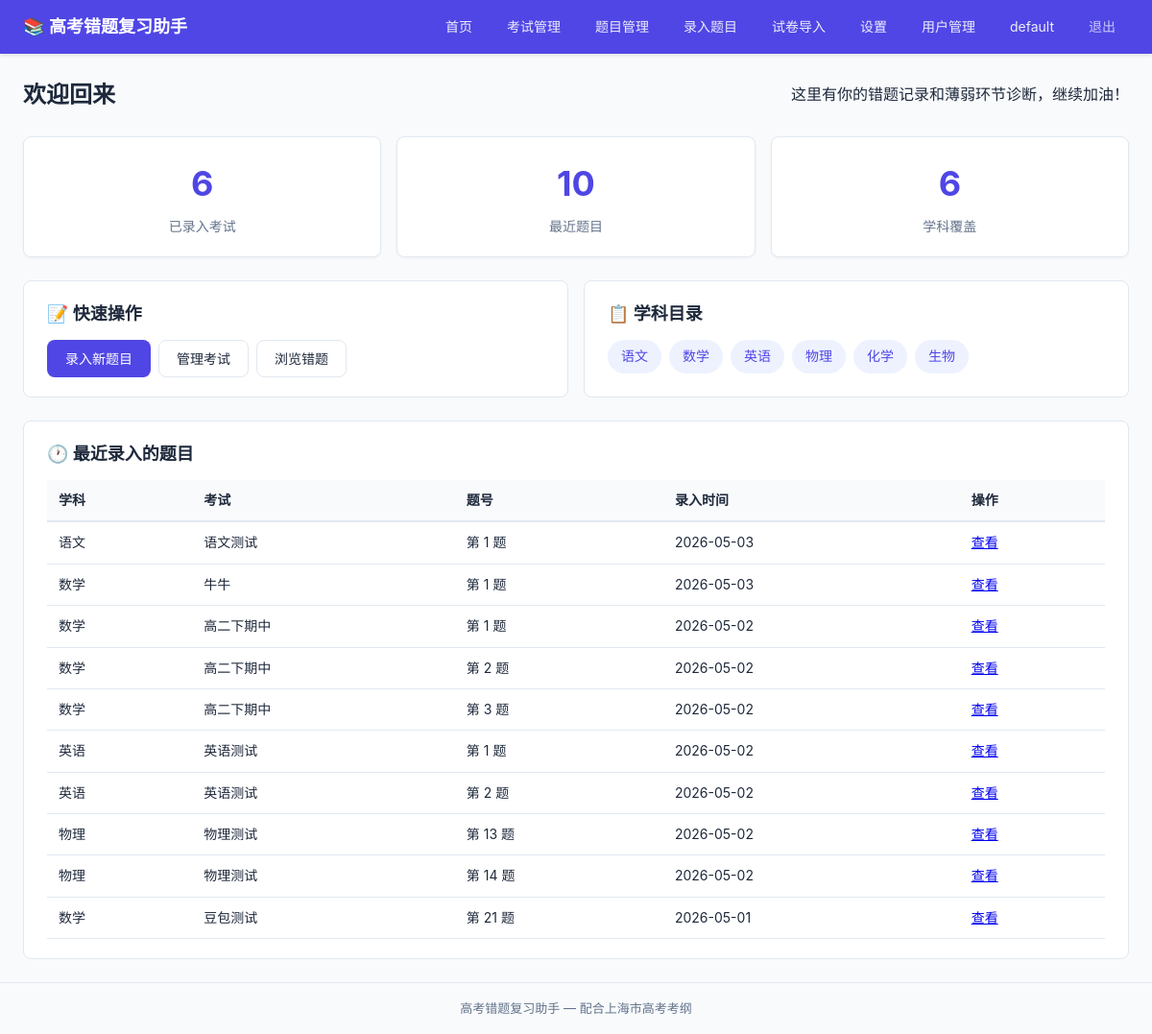
The page / (signed in) on the database its author committed.
### tables this page shows
CREATE TABLE users (
            id            INTEGER PRIMARY KEY AUTOINCREMENT,
            username      TEXT    NOT NULL UNIQUE,
            password_hash TEXT    NOT NULL,
            created_at    TIMESTAMP DEFAULT CURRENT_TIMESTAMP
        , is_admin INTEGER NOT NULL DEFAULT 0, must_change_password INTEGER NOT NULL DEFAULT 0);

CREATE TABLE subjects (
            id          INTEGER PRIMARY KEY AUTOINCREMENT,
            name        TEXT    NOT NULL UNIQUE,
            created_at  TIMESTAMP DEFAULT CURRENT_TIMESTAMP
        );

CREATE TABLE questions (
            id              INTEGER PRIMARY KEY AUTOINCREMENT,
            exam_id         INTEGER NOT NULL REFERENCES exams(id) ON DELETE CASCADE,
            question_number TEXT    NOT NULL,
            stem            TEXT,
            image_path      TEXT,
            created_at      TIMESTAMP DEFAULT CURRENT_TIMESTAMP,
            updated_at      TIMESTAMP DEFAULT CURRENT_TIMESTAMP
        , user_id INTEGER NOT NULL DEFAULT 1, student_answer TEXT, error_reason TEXT);

CREATE TABLE exams (
            id          INTEGER PRIMARY KEY AUTOINCREMENT,
            subject_id  INTEGER NOT NULL REFERENCES subjects(id),
            name        TEXT    NOT NULL,
            exam_date   DATE,
            created_at  TIMESTAMP DEFAULT CURRENT_TIMESTAMP, user_id INTEGER NOT NULL DEFAULT 1,
            UNIQUE(subject_id, name)
        );

### app.py (the view)
@app.route('/')
@login_required
def index():
    user_id = session['user_id']
    subjects = get_all_subjects()
    exams = get_all_exams(user_id)
    recent_questions = get_questions_filtered(user_id=user_id)[:10]
    return render_template('index.html', subjects=subjects, exams=exams,
                           recent_questions=recent_questions)

### app.py (called while the page is built)
@app.before_request
def load_logged_in_user():
    user_id = session.get('user_id')
    g.current_user = get_user_by_id(user_id) if user_id else None

@app.context_processor
def inject_global_template_vars():
    return {
        'current_user': g.get('current_user'),
    }

### database/__init__.py (called while the page is built)
def get_db():
    if 'db' not in g:
        g.db = sqlite3.connect(DATABASE_PATH)
        g.db.row_factory = sqlite3.Row
        g.db.execute("PRAGMA foreign_keys = ON")
    return g.db

### models/exam.py (called while the page is built)
def get_all_exams(user_id=None):
    db = get_db()
    query = (
        "SELECT e.*, s.name as subject_name FROM exams e "
        "JOIN subjects s ON e.subject_id = s.id WHERE 1=1"
    )
    params = []
    if user_id is not None:
        query += " AND e.user_id = ?"
        params.append(user_id)
    query += " ORDER BY e.exam_date DESC, e.id DESC"
    return db.execute(query, params).fetchall()

### models/question.py (called while the page is built)
def get_questions_filtered(subject_id=None, exam_id=None, search=None, user_id=None):
    db = get_db()
    query = (
        "SELECT q.*, e.name as exam_name, e.subject_id, s.name as subject_name "
        "FROM questions q JOIN exams e ON q.exam_id = e.id "
        "JOIN subjects s ON e.subject_id = s.id WHERE 1=1"
    )
    params = []
    if user_id is not None:
        query += " AND e.user_id = ?"
        params.append(user_id)
    if subject_id:
        query += " AND e.subject_id = ?"
        params.append(subject_id)
    if exam_id:
        query += " AND q.exam_id = ?"
        params.append(exam_id)
    if search:
        query += " AND (q.stem LIKE ? OR q.question_number LIKE ?)"
        params.extend([f"%{search}%", f"%{search}%"])
    query += " ORDER BY q.created_at DESC"
    return db.execute(query, params).fetchall()

### models/subject.py (called while the page is built)
def get_all_subjects():
    db = get_db()
    return db.execute("SELECT * FROM subjects ORDER BY id").fetchall()

### models/user.py (called while the page is built)
def get_user_by_id(user_id):
    db = get_db()
    row = db.execute(
        "SELECT id, username, is_admin, must_change_password, created_at FROM users WHERE id = ?",
        (user_id,)
    ).fetchone()
    return dict(row) if row else None

### templates/index.html (shortened to what this page needs)
{% extends "base.html" %}
{% block content %}
<div class="page-header">
    <h1>欢迎回来</h1>
    <p>这里有你的错题记录和薄弱环节诊断，继续加油！</p>
</div>
<div class="stats-grid">
    <div class="stat-card">
        <div class="stat-number">{{ exams|length }}</div>
        <div class="stat-label">已录入考试</div>
    </div>
    <div class="stat-card">
        <div class="stat-number">{{ recent_questions|length }}</div>
        <div class="stat-label">最近题目</div>
    </div>
    <div class="stat-card">
        <div class="stat-number">{{ subjects|length }}</div>
        <div class="stat-label">学科覆盖</div>
    </div>
</div>
<div class="home-grid">
    <div class="home-card">
        <h2>📝 快速操作</h2>
        <div class="action-links">
            <a href="{{ url_for('questions.create') }}" class="btn btn-primary">录入新题目</a>
            <a href="{{ url_for('exams.list_exams') }}" class="btn btn-secondary">管理考试</a>
            <a href="{{ url_for('questions.list_questions') }}" class="btn btn-secondary">浏览错题</a>
        </div>
    </div>
    <div class="home-card">
        <h2>📋 学科目录</h2>
        <div class="subject-grid">
            {% for s in subjects %}
            <a href="{{ url_for('questions.list_questions', subject_id=s.id) }}" class="subject-tag">
                {{ s.name }}
            </a>
            {% endfor %}
        </div>
    </div>
</div>
{% if recent_questions %}
<div class="home-card">
    <h2>🕐 最近录入的题目</h2>
    <table class="data-table">
        <thead>
            <tr>
                <th>学科</th>
                <th>考试</th>
                <th>题号</th>
                <th>录入时间</th>
                <th>操作</th>
            </tr>
        </thead>
        <tbody>
            {% for q in recent_questions %}
            <tr>
                <td>{{ q.subject_name }}</td>
                <td>{{ q.exam_name }}</td>
                <td>第 {{ q.question_number }} 题</td>
                <td>{{ q.created_at[:10] if q.created_at }}</td>
                <td><a href="{{ url_for('questions.detail', question_id=q.id) }}">查看</a></td>
            </tr>
            {% endfor %}
        </tbody>
    </table>
</div>
{% endif %}
{% endblock %}

### templates/base.html (shortened to what this page needs)
<!DOCTYPE html>
<html lang="zh-CN">
<head>
    <link rel="stylesheet" href="{{ url_for('static', filename='css/app.css') }}">
</head>
<body>
    <nav class="navbar">
        <div class="nav-container">
            <a href="{{ url_for('index') }}" class="nav-brand">📚 高考错题复习助手</a>
            <div class="nav-links">
                {% if current_user %}
                <a href="{{ url_for('index') }}">首页</a>
                <a href="{{ url_for('exams.list_exams') }}">考试管理</a>
                <a href="{{ url_for('questions.list_questions') }}">题目管理</a>
                <a href="{{ url_for('questions.create') }}">录入题目</a>
                <a href="{{ url_for('paper.upload') }}">试卷导入</a>
                <a href="{{ url_for('settings.index') }}">设置</a>
                {% if current_user.is_admin %}
                <a href="{{ url_for('admin.users') }}">用户管理</a>
                {% endif %}
                <a href="{{ url_for('auth.change_password') }}">{{ current_user.username }}</a>
                <a href="{{ url_for('auth.logout') }}" class="nav-logout">退出</a>
                {% else %}
                <a href="{{ url_for('auth.login') }}">登录</a>
                {% endif %}
            </div>
        </div>
    </nav>
    <main class="main-container">
        {% block content %}{% endblock %}
    </main>
    <footer class="footer">
        <p>高考错题复习助手 &mdash; 配合上海市高考考纲</p>
    </footer>
</body>
</html>

### static/css/app.css (style rules this page uses)
*, *::before, *::after { box-sizing: border-box; margin: 0; padding: 0; }
:root { --primary: #4f46e5; --primary-hover: #4338ca; --danger: #dc2626; --danger-hover: #b91c1c; --success: #16a34a; --warning: #f59e0b; --bg: #f8fafc; --card-bg: #ffffff; --text: #1e293b; --text-muted: #64748b; --border: #e2e8f0; --radius: 8px; }
body { font-family: -apple-system, BlinkMacSystemFont, "Microsoft YaHei", "PingFang SC", sans-serif; background: var(--bg); color: var(--text); line-height: 1.6; min-height: 100vh; display: flex; flex-direction: column; }
.navbar { background: var(--primary); color: white; padding: 0 24px; box-shadow: 0 2px 4px rgba(0,0,0,0.1); position: sticky; top: 0; z-index: 100; }
.nav-container { max-width: 1200px; margin: 0 auto; display: flex; align-items: center; justify-content: space-between; height: 56px; }
.nav-brand { color: white; text-decoration: none; font-size: 18px; font-weight: 600; }
.nav-links { display: flex; gap: 8px; }
.nav-links a { color: rgba(255,255,255,0.9); text-decoration: none; padding: 6px 14px; border-radius: var(--radius); font-size: 14px; transition: background 0.2s; }
.main-container { max-width: 1200px; margin: 0 auto; padding: 24px; flex: 1; width: 100%; }
.footer { text-align: center; padding: 16px; color: var(--text-muted); font-size: 13px; border-top: 1px solid var(--border); margin-top: auto; }
.page-header { display: flex; align-items: center; justify-content: space-between; flex-wrap: wrap; gap: 12px; margin-bottom: 24px; }
.page-header h1 { font-size: 24px; }
.stats-grid { display: grid; grid-template-columns: repeat(auto-fit, minmax(160px, 1fr)); gap: 16px; margin-bottom: 24px; }
.stat-card { background: var(--card-bg); border-radius: var(--radius); padding: 20px; text-align: center; border: 1px solid var(--border); box-shadow: 0 1px 3px rgba(0,0,0,0.04); }
.stat-number { font-size: 36px; font-weight: 700; color: var(--primary); }
.stat-label { color: var(--text-muted); font-size: 14px; margin-top: 4px; }
.home-grid { display: grid; grid-template-columns: repeat(auto-fit, minmax(350px, 1fr)); gap: 16px; margin-bottom: 24px; }
.home-card { background: var(--card-bg); border-radius: var(--radius); padding: 20px 24px; border: 1px solid var(--border); }
.home-card h2 { font-size: 18px; margin-bottom: 12px; }
.action-links { display: flex; flex-wrap: wrap; gap: 8px; }
.subject-grid { display: flex; flex-wrap: wrap; gap: 8px; }
.subject-tag { display: inline-block; padding: 6px 14px; background: #eef2ff; color: var(--primary); border-radius: 20px; text-decoration: none; font-size: 14px; font-weight: 500; transition: background 0.2s; }
.btn { display: inline-block; padding: 8px 18px; border-radius: var(--radius); font-size: 14px; font-weight: 500; text-decoration: none; border: 1px solid transparent; cursor: pointer; transition: all 0.15s; line-height: 1.5; }
.btn-primary { background: var(--primary); color: white; }
.btn-secondary { background: white; color: var(--text); border-color: var(--border); }
.data-table { width: 100%; border-collapse: collapse; font-size: 14px; }
.data-table th { text-align: left; padding: 10px 12px; background: #f8fafc; font-weight: 600; border-bottom: 2px solid var(--border); }
.data-table td { padding: 10px 12px; border-bottom: 1px solid var(--border); }
.nav-logout { color: rgba(255,255,255,0.7) !important; }

### rows shown on the page
users: username "default"
subjects: name "语文"
subjects: name "数学"
subjects: name "英语"
subjects: name "物理"
subjects: name "化学"
subjects: name "生物"
questions: subject_name "语文", exam_name "语文测试", question_number "1", created_at "2026-05-03"
questions: subject_name "数学", exam_name "牛牛", question_number "1", created_at "2026-05-03"
questions: subject_name "数学", exam_name "高二下期中", question_number "1", created_at "2026-05-02"
questions: subject_name "数学", exam_name "高二下期中", question_number "2", created_at "2026-05-02"
questions: subject_name "数学", exam_name "高二下期中", question_number "3", created_at "2026-05-02"
questions: subject_name "英语", exam_name "英语测试", question_number "1", created_at "2026-05-02"
questions: subject_name "英语", exam_name "英语测试", question_number "2", created_at "2026-05-02"
questions: subject_name "物理", exam_name "物理测试", question_number "13", created_at "2026-05-02"
questions: subject_name "物理", exam_name "物理测试", question_number "14", created_at "2026-05-02"
questions: subject_name "数学", exam_name "豆包测试", question_number "21", created_at "2026-05-01"

### other values the page prints
{{ exams|length }} "6"
{{ recent_questions|length }} "10"
{{ subjects|length }} "6"
